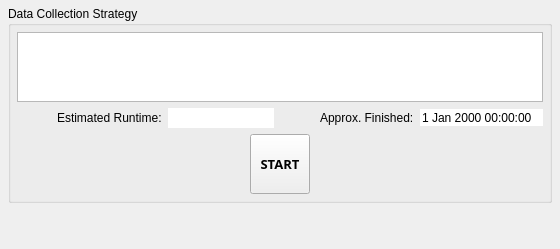
                <widget class="QWidget" name="Full_Scan">
                 <attribute name="title">
                  <string>Phi Scan</string>
                 </attribute>
                 <layout class="QGridLayout" name="gridLayout_13">
                  <property name="leftMargin">
                   <number>6</number>
                  </property>
                  <property name="topMargin">
                   <number>6</number>
                  </property>
                  <property name="rightMargin">
                   <number>6</number>
                  </property>
                  <property name="bottomMargin">
                   <number>6</number>
                  </property>
                  <item row="0" column="2">
                   <spacer name="horizontalSpacer_10">
                    <property name="orientation">
                     <enum>Qt::Horizontal</enum>
                    </property>
                    <property name="sizeType">
                     <enum>QSizePolicy::MinimumExpanding</enum>
                    </property>
                    <property name="sizeHint" stdset="0">
                     <size>
                      <width>2</width>
                      <height>20</height>
                     </size>
                    </property>
                   </spacer>
                  </item>
                  <item row="0" column="0">
                   <spacer name="horizontalSpacer_7">
                    <property name="orientation">
                     <enum>Qt::Horizontal</enum>
                    </property>
                    <property name="sizeType">
                     <enum>QSizePolicy::MinimumExpanding</enum>
                    </property>
                    <property name="sizeHint" stdset="0">
                     <size>
                      <width>2</width>
                      <height>20</height>
                     </size>
                    </property>
                   </spacer>
                  </item>
                  <item row="0" column="1">
                   <widget class="QGroupBox" name="groupBox_3">
                    <property name="sizePolicy">
                     <sizepolicy hsizetype="Expanding" vsizetype="Expanding">
                      <horstretch>0</horstretch>
                      <verstretch>0</verstretch>
                     </sizepolicy>
                    </property>
                    <property name="title">
                     <string>Data Collection Strategy</string>
                    </property>
                    <layout class="QVBoxLayout" name="verticalLayout_11">
                     <property name="leftMargin">
                      <number>6</number>
                     </property>
                     <property name="topMargin">
                      <number>6</number>
                     </property>
                     <property name="rightMargin">
                      <number>6</number>
                     </property>
                     <property name="bottomMargin">
                      <number>6</number>
                     </property>
                     <item>
                      <widget class="QTableWidget" name="tbl_scn_mat">
                       <property name="sizePolicy">
                        <sizepolicy hsizetype="Expanding" vsizetype="Expanding">
                         <horstretch>0</horstretch>
                         <verstretch>0</verstretch>
                        </sizepolicy>
                       </property>
                       <property name="minimumSize">
                        <size>
                         <width>480</width>
                         <height>0</height>
                        </size>
                       </property>
                       <property name="font">
                        <font>
                         <family>AU Passata</family>
                         <pointsize>10</pointsize>
                        </font>
                       </property>
                       <property name="focusPolicy">
                        <enum>Qt::StrongFocus</enum>
                       </property>
                       <property name="lineWidth">
                        <number>1</number>
                       </property>
                       <property name="sizeAdjustPolicy">
                        <enum>QAbstractScrollArea::AdjustToContents</enum>
                       </property>
                       <property name="alternatingRowColors">
                        <bool>true</bool>
                       </property>
                       <property name="selectionMode">
                        <enum>QAbstractItemView::ExtendedSelection</enum>
                       </property>
                       <property name="selectionBehavior">
                        <enum>QAbstractItemView::SelectItems</enum>
                       </property>
                       <property name="rowCount">
                        <number>0</number>
                       </property>
                       <property name="columnCount">
                        <number>0</number>
                       </property>
                       <attribute name="horizontalHeaderCascadingSectionResizes">
                        <bool>true</bool>
                       </attribute>
                       <attribute name="horizontalHeaderDefaultSectionSize">
                        <number>62</number>
                       </attribute>
                       <attribute name="horizontalHeaderMinimumSectionSize">
                        <number>25</number>
                       </attribute>
                       <attribute name="horizontalHeaderShowSortIndicator" stdset="0">
                        <bool>false</bool>
                       </attribute>
                       <attribute name="horizontalHeaderStretchLastSection">
                        <bool>false</bool>
                       </attribute>
                       <attribute name="verticalHeaderVisible">
                        <bool>false</bool>
                       </attribute>
                       <attribute name="verticalHeaderCascadingSectionResizes">
                        <bool>true</bool>
                       </attribute>
                       <attribute name="verticalHeaderDefaultSectionSize">
                        <number>25</number>
                       </attribute>
                       <attribute name="verticalHeaderMinimumSectionSize">
                        <number>25</number>
                       </attribute>
                       <attribute name="verticalHeaderShowSortIndicator" stdset="0">
                        <bool>false</bool>
                       </attribute>
                      </widget>
                     </item>
                     <item>
                      <layout class="QGridLayout" name="gridLayout_11">
                       <property name="topMargin">
                        <number>0</number>
                       </property>
                       <property name="spacing">
                        <number>6</number>
                       </property>
                       <item row="0" column="0">
                        <spacer name="horizontalSpacer_25">
                         <property name="orientation">
                          <enum>Qt::Horizontal</enum>
                         </property>
                         <property name="sizeType">
                          <enum>QSizePolicy::Maximum</enum>
                         </property>
                         <property name="sizeHint" stdset="0">
                          <size>
                           <width>40</width>
                           <height>20</height>
                          </size>
                         </property>
                        </spacer>
                       </item>
                       <item row="0" column="5">
                        <widget class="QDateTimeEdit" name="dc_expEndTimeDate">
                         <property name="enabled">
                          <bool>true</bool>
                         </property>
                         <property name="sizePolicy">
                          <sizepolicy hsizetype="Expanding" vsizetype="Fixed">
                           <horstretch>0</horstretch>
                           <verstretch>0</verstretch>
                          </sizepolicy>
                         </property>
                         <property name="focusPolicy">
                          <enum>Qt::NoFocus</enum>
                         </property>
                         <property name="frame">
                          <bool>false</bool>
                         </property>
                         <property name="readOnly">
                          <bool>true</bool>
                         </property>
                         <property name="buttonSymbols">
                          <enum>QAbstractSpinBox::NoButtons</enum>
                         </property>
                         <property name="keyboardTracking">
                          <bool>false</bool>
                         </property>
                         <property name="showGroupSeparator" stdset="0">
                          <bool>false</bool>
                         </property>
                         <property name="currentSection">
                          <enum>QDateTimeEdit::DaySection</enum>
                         </property>
                         <property name="currentSectionIndex">
                          <number>0</number>
                         </property>
                         <property name="timeSpec">
                          <enum>Qt::LocalTime</enum>
                         </property>
                        </widget>
                       </item>
                       <item row="0" column="4">
                        <widget class="QLabel" name="label_22">
                         <property name="text">
                          <string>Approx. Finished:</string>
                         </property>
                        </widget>
                       </item>
                       <item row="0" column="2">
                        <widget class="QLineEdit" name="dc_expTotalTime">
                         <property name="enabled">
                          <bool>true</bool>
                         </property>
                         <property name="sizePolicy">
                          <sizepolicy hsizetype="Expanding" vsizetype="Fixed">
                           <horstretch>0</horstretch>
                           <verstretch>0</verstretch>
                          </sizepolicy>
                         </property>
                         <property name="mouseTracking">
                          <bool>false</bool>
                         </property>
                         <property name="focusPolicy">
                          <enum>Qt::NoFocus</enum>
                         </property>
                         <property name="toolTip">
                          <string>hh:mm:ss</string>
                         </property>
                         <property name="autoFillBackground">
                          <bool>false</bool>
                         </property>
                         <property name="frame">
                          <bool>false</bool>
                         </property>
                         <property name="readOnly">
                          <bool>true</bool>
                         </property>
                         <property name="clearButtonEnabled">
                          <bool>false</bool>
                         </property>
                        </widget>
                       </item>
                       <item row="0" column="3">
                        <spacer name="horizontalSpacer_26">
                         <property name="orientation">
                          <enum>Qt::Horizontal</enum>
                         </property>
                         <property name="sizeType">
                          <enum>QSizePolicy::Maximum</enum>
                         </property>
                         <property name="sizeHint" stdset="0">
                          <size>
                           <width>40</width>
                           <height>20</height>
                          </size>
                         </property>
                        </spacer>
                       </item>
                       <item row="0" column="1">
                        <widget class="QLabel" name="label_21">
                         <property name="text">
                          <string>Estimated Runtime:</string>
                         </property>
                        </widget>
                       </item>
                      </layout>
                     </item>
                     <item alignment="Qt::AlignHCenter">
                      <widget class="QToolButton" name="btn_scn_mat_start">
                       <property name="minimumSize">
                        <size>
                         <width>60</width>
                         <height>60</height>
                        </size>
                       </property>
                       <property name="font">
                        <font>
                         <family>AU Passata</family>
                         <pointsize>10</pointsize>
                         <weight>75</weight>
                         <bold>true</bold>
                        </font>
                       </property>
                       <property name="statusTip">
                        <string>Start a full scan</string>
                       </property>
                       <property name="text">
                        <string>START</string>
                       </property>
                      </widget>
                     </item>
                    </layout>
                   </widget>
                  </item>
                  <item row="1" column="1">
                   <spacer name="verticalSpacer_3">
                    <property name="orientation">
                     <enum>Qt::Vertical</enum>
                    </property>
                    <property name="sizeType">
                     <enum>QSizePolicy::Expanding</enum>
                    </property>
                    <property name="sizeHint" stdset="0">
                     <size>
                      <width>20</width>
                      <height>40</height>
                     </size>
                    </property>
                   </spacer>
                  </item>
                 </layout>
                </widget>
